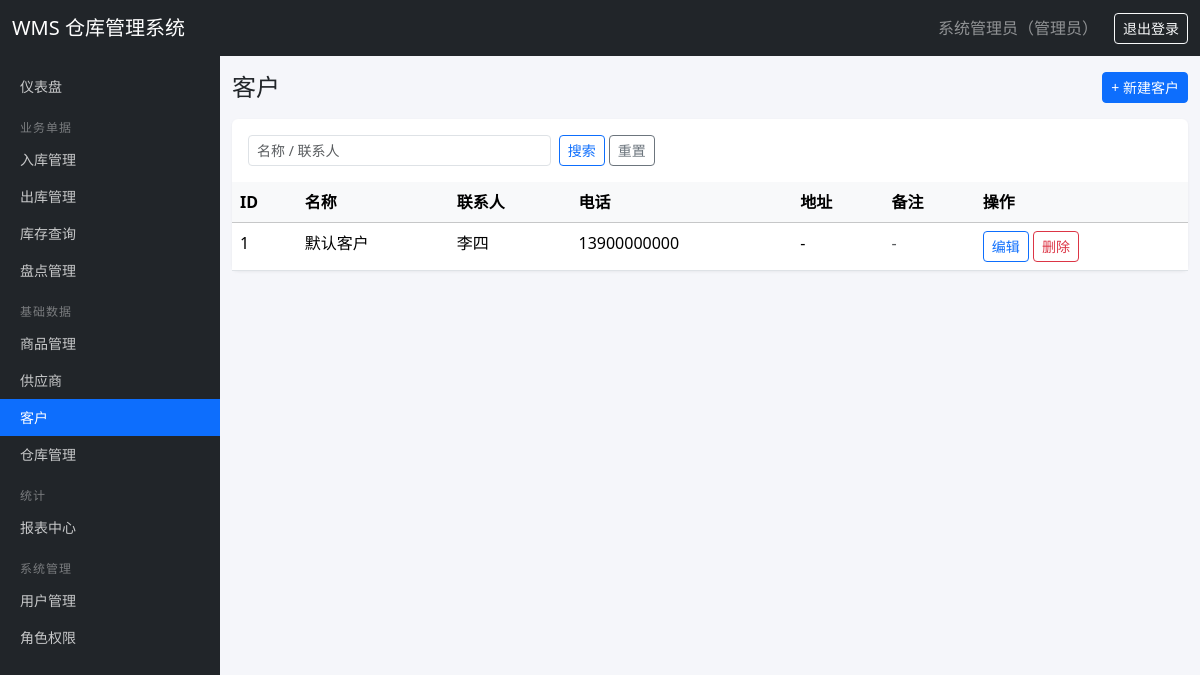
Page /customers/ (signed in) on the committed database.
### tables this page shows
CREATE TABLE users (
    id INTEGER PRIMARY KEY AUTOINCREMENT,
    username TEXT UNIQUE NOT NULL,
    password_hash TEXT NOT NULL,
    real_name TEXT DEFAULT '',
    email TEXT DEFAULT '',
    phone TEXT DEFAULT '',
    is_active INTEGER DEFAULT 1,
    created_at TEXT DEFAULT (datetime('now', 'localtime'))
);

CREATE TABLE roles (
    id INTEGER PRIMARY KEY AUTOINCREMENT,
    name TEXT UNIQUE NOT NULL,
    description TEXT DEFAULT '',
    created_at TEXT DEFAULT (datetime('now', 'localtime'))
);

CREATE TABLE customers (
    id INTEGER PRIMARY KEY AUTOINCREMENT,
    name TEXT NOT NULL,
    contact TEXT DEFAULT '',
    phone TEXT DEFAULT '',
    address TEXT DEFAULT '',
    remark TEXT DEFAULT ''
);

### routes/customer.py (the view)
@bp.route('/')
@permission_required('customer:view')
def index():
    kw = request.args.get('kw', '').strip()
    if kw:
        customers = CustomerDAO.list('name LIKE ? OR contact LIKE ?', (f'%{kw}%', f'%{kw}%'))
    else:
        customers = CustomerDAO.list()
    return render_template('customers.html', customers=customers, kw=kw)

### auth.py (called while the page is built)
def load_user_permissions(user_id):
    rows = get_db().execute(
        '''SELECT DISTINCT p.code FROM permissions p
           JOIN role_permissions rp ON rp.permission_id = p.id
           JOIN user_roles ur ON ur.role_id = rp.role_id
           WHERE ur.user_id = ?''', (user_id,)).fetchall()
    return {r['code'] for r in rows}

@login_manager.user_loader
def load_user(user_id):
    row = get_db().execute('SELECT * FROM users WHERE id = ?', (user_id,)).fetchone()
    if row is None or not row['is_active']:
        return None
    return User(row, load_user_permissions(row['id']))

def permission_required(code):
    def decorator(view):
        @wraps(view)
        def wrapped(*args, **kwargs):
            if not current_user.is_authenticated:
                return login_manager.unauthorized()
            if not current_user.has_perm(code):
                abort(403)
            return view(*args, **kwargs)
        return wrapped
    return decorator

    @property
    def is_active(self):
        return self._active

    def has_perm(self, code):
        return code in self.permissions

    def role_names(self):
        rows = get_db().execute(
            '''SELECT r.name FROM roles r
               JOIN user_roles ur ON ur.role_id = r.id
               WHERE ur.user_id = ?''', (self.id,)).fetchall()
        return '、'.join(r['name'] for r in rows) or '未分配角色'

### dao.py (called while the page is built)
    @classmethod
    def list(cls, where='', params=(), order_by='id DESC'):
        sql = f'SELECT * FROM {cls.table}'
        if where:
            sql += f' WHERE {where}'
        if order_by:
            sql += f' ORDER BY {order_by}'
        return get_db().execute(sql, params).fetchall()

### db.py (called while the page is built)
def get_db():
    if 'db' not in g:
        g.db = sqlite3.connect(current_app.config['DATABASE'])
        g.db.row_factory = sqlite3.Row
        g.db.execute('PRAGMA foreign_keys = ON')
    return g.db

### templates/customers.html (shortened to what this page needs)
{% extends 'base.html' %}
{% block content %}
<div class="d-flex justify-content-between align-items-center mb-3">
  <h4 class="mb-0">客户</h4>
  {% if current_user.has_perm('customer:create') %}
  <a href="{{ url_for('customer.create') }}" class="btn btn-primary btn-sm">+ 新建客户</a>
  {% endif %}
</div>
<div class="card">
  <div class="card-body pb-0">
    <form method="get" class="row g-2 mb-3">
      <div class="col-md-4">
        <input type="text" name="kw" class="form-control form-control-sm" placeholder="名称 / 联系人" value="{{ kw }}">
      </div>
      <div class="col-md-2">
        <button type="submit" class="btn btn-sm btn-outline-primary">搜索</button>
        <a href="{{ url_for('customer.index') }}" class="btn btn-sm btn-outline-secondary">重置</a>
      </div>
    </form>
  </div>
  <div class="card-body p-0">
    <table class="table table-hover mb-0">
      <thead class="table-light">
        <tr><th>ID</th><th>名称</th><th>联系人</th><th>电话</th><th>地址</th><th>备注</th><th>操作</th></tr>
      </thead>
      <tbody>
        {% for c in customers %}
        <tr>
          <td>{{ c['id'] }}</td>
          <td>{{ c['name'] }}</td>
          <td>{{ c['contact'] or '-' }}</td>
          <td>{{ c['phone'] or '-' }}</td>
          <td>{{ c['address'] or '-' }}</td>
          <td class="text-muted">{{ c['remark'] or '-' }}</td>
          <td class="text-nowrap">
            {% if current_user.has_perm('customer:edit') %}
            <a href="{{ url_for('customer.edit', cid=c['id']) }}" class="btn btn-sm btn-outline-primary">编辑</a>
            {% endif %}
            {% if current_user.has_perm('customer:delete') %}
            <form method="post" action="{{ url_for('customer.delete', cid=c['id']) }}" class="d-inline" onsubmit="return confirmDelete('确认删除客户 {{ c['name'] }}？')">
              <button type="submit" class="btn btn-sm btn-outline-danger">删除</button>
            </form>
            {% endif %}
          </td>
        </tr>
        {% else %}
        <tr><td colspan="7" class="text-center text-muted py-3">暂无客户</td></tr>
        {% endfor %}
      </tbody>
    </table>
  </div>
</div>
{% endblock %}

### templates/base.html (shortened to what this page needs)
<!doctype html>
<html lang="zh-CN">
<head>
  <link href="https://cdn.jsdelivr.net/npm/bootstrap@5.3.3/dist/css/bootstrap.min.css" rel="stylesheet">
  <link rel="stylesheet" href="{{ url_for('static', filename='css/style.css') }}">
</head>
<body>
<nav class="navbar navbar-dark bg-dark fixed-top">
  <div class="container-fluid">
    <a class="navbar-brand" href="{{ url_for('dashboard.index') }}">WMS 仓库管理系统</a>
    <div class="d-flex align-items-center text-white-50">
      {% if current_user.is_authenticated %}
        <span class="me-3">{{ current_user.real_name or current_user.username }}（{{ current_user.role_names() }}）</span>
        <a class="btn btn-sm btn-outline-light" href="{{ url_for('auth.logout') }}">退出登录</a>
      {% else %}
        <a class="btn btn-sm btn-outline-light" href="{{ url_for('auth.login') }}">登录</a>
      {% endif %}
    </div>
  </div>
</nav>
{% if current_user.is_authenticated %}
<nav class="sidebar">
  <ul class="nav flex-column">
    <li class="nav-item">
      <a class="nav-link {{ 'active' if request.blueprint == 'dashboard' }}" href="{{ url_for('dashboard.index') }}">仪表盘</a>
    </li>
    {% if current_user.has_perm('stock_in:view') or current_user.has_perm('stock_out:view') or current_user.has_perm('inventory:view') or current_user.has_perm('stock_check:view') %}
    <li class="menu-header">业务单据</li>
      {% if current_user.has_perm('stock_in:view') %}
      <li class="nav-item"><a class="nav-link {{ 'active' if request.blueprint == 'stock_in' }}" href="{{ url_for('stock_in.index') }}">入库管理</a></li>
      {% endif %}
      {% if current_user.has_perm('stock_out:view') %}
      <li class="nav-item"><a class="nav-link {{ 'active' if request.blueprint == 'stock_out' }}" href="{{ url_for('stock_out.index') }}">出库管理</a></li>
      {% endif %}
      {% if current_user.has_perm('inventory:view') %}
      <li class="nav-item"><a class="nav-link {{ 'active' if request.blueprint == 'inventory' }}" href="{{ url_for('inventory.index') }}">库存查询</a></li>
      {% endif %}
      {% if current_user.has_perm('stock_check:view') %}
      <li class="nav-item"><a class="nav-link {{ 'active' if request.blueprint == 'stock_check' }}" href="{{ url_for('stock_check.index') }}">盘点管理</a></li>
      {% endif %}
    {% endif %}
    {% if current_user.has_perm('product:view') or current_user.has_perm('supplier:view') or current_user.has_perm('customer:view') or current_user.has_perm('warehouse:view') %}
    <li class="menu-header">基础数据</li>
      {% if current_user.has_perm('product:view') %}
      <li class="nav-item"><a class="nav-link {{ 'active' if request.blueprint == 'product' }}" href="{{ url_for('product.index') }}">商品管理</a></li>
      {% endif %}
      {% if current_user.has_perm('supplier:view') %}
      <li class="nav-item"><a class="nav-link {{ 'active' if request.blueprint == 'supplier' }}" href="{{ url_for('supplier.index') }}">供应商</a></li>
      {% endif %}
      {% if current_user.has_perm('customer:view') %}
      <li class="nav-item"><a class="nav-link {{ 'active' if request.blueprint == 'customer' }}" href="{{ url_for('customer.index') }}">客户</a></li>
      {% endif %}
      {% if current_user.has_perm('warehouse:view') %}
      <li class="nav-item"><a class="nav-link {{ 'active' if request.blueprint == 'warehouse' }}" href="{{ url_for('warehouse.index') }}">仓库管理</a></li>
      {% endif %}
    {% endif %}
    {% if current_user.has_perm('report:view') %}
    <li class="menu-header">统计</li>
    <li class="nav-item"><a class="nav-link {{ 'active' if request.blueprint == 'report' }}" href="{{ url_for('report.index') }}">报表中心</a></li>
    {% endif %}
    {% if current_user.has_perm('user:view') or current_user.has_perm('role:view') %}
    <li class="menu-header">系统管理</li>
      {% if current_user.has_perm('user:view') %}
      <li class="nav-item"><a class="nav-link {{ 'active' if request.blueprint == 'user' }}" href="{{ url_for('user.index') }}">用户管理</a></li>
      {% endif %}
      {% if current_user.has_perm('role:view') %}
      <li class="nav-item"><a class="nav-link {{ 'active' if request.blueprint == 'role' }}" href="{{ url_for('role.index') }}">角色权限</a></li>
      {% endif %}
    {% endif %}
  </ul>
</nav>
{% endif %}
<main class="{{ 'with-sidebar' if current_user.is_authenticated else 'no-sidebar' }}">
  <div class="container-fluid py-3">
    {% block content %}{% endblock %}
  </div>
</main>
</body>
</html>

### static/css/style.css (style rules this page uses)
body { padding-top: 56px; background-color: #f5f6fa; }
.sidebar { position: fixed; top: 56px; left: 0; bottom: 0; width: 220px; background: #212529; overflow-y: auto; padding: 12px 0; z-index: 1000; }
.sidebar .nav-link { color: rgba(255, 255, 255, 0.75); padding: 8px 20px; font-size: 14px; }
.sidebar .nav-link.active { color: #fff; background: #0d6efd; }
.sidebar .menu-header { color: rgba(255, 255, 255, 0.4); font-size: 12px; padding: 14px 20px 4px; text-transform: uppercase; letter-spacing: 1px; }
main.with-sidebar { margin-left: 220px; }
.card { border: none; box-shadow: 0 1px 3px rgba(0, 0, 0, 0.06); }

### rows in the picture
users: real_name "系统管理员"
roles: role_names "管理员"
customers: id "1", name "默认客户", contact "李四", phone "13900000000", address "-", remark "-"
